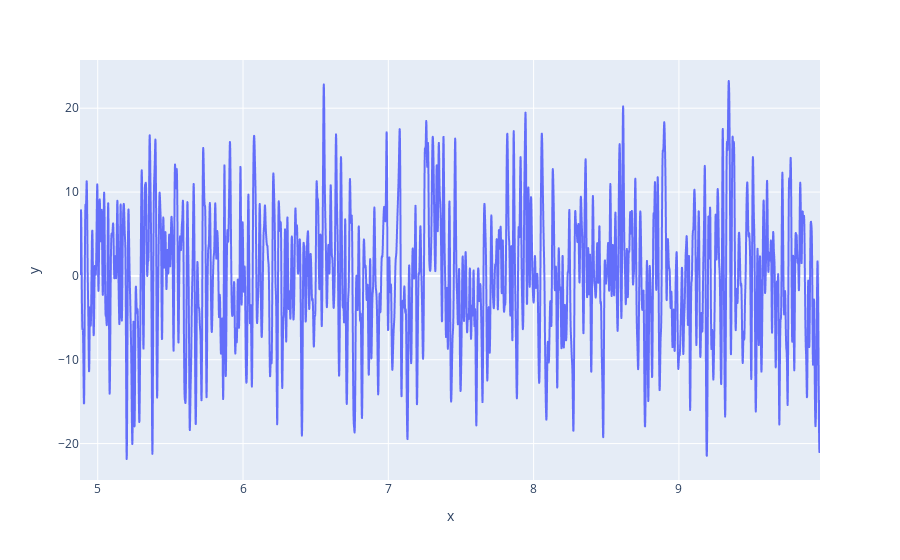

The cell this chart's notebook holds for it:
### Code cell
px.line(x=time, y=sig)

### Figure 1 — Plotly figure (JSON) as saved in the notebook; plotly's stock layout.template omitted (floating-point values rounded to 4 significant figures; data arrays with more than 128 entries replaced by an {"elided": "..."} marker saying what was removed)
{"data": [{"hovertemplate": "x=%{x}<br>y=%{y}<extra></extra>", "legendgroup": "", "line": {"color": "#636efa", "dash": "solid"}, "marker": {"symbol": "circle"}, "mode": "lines", "name": "", "showlegend": false, "type": "scattergl", "x": {"elided": "5094 float values"}, "xaxis": "x", "y": {"elided": "5094 float values"}, "yaxis": "y"}], "layout": {"legend": {"tracegroupgap": 0}, "margin": {"t": 60}, "xaxis": {"anchor": "y", "domain": [0, 1], "title": {"text": "x"}}, "yaxis": {"anchor": "x", "domain": [0, 1], "title": {"text": "y"}}}}
